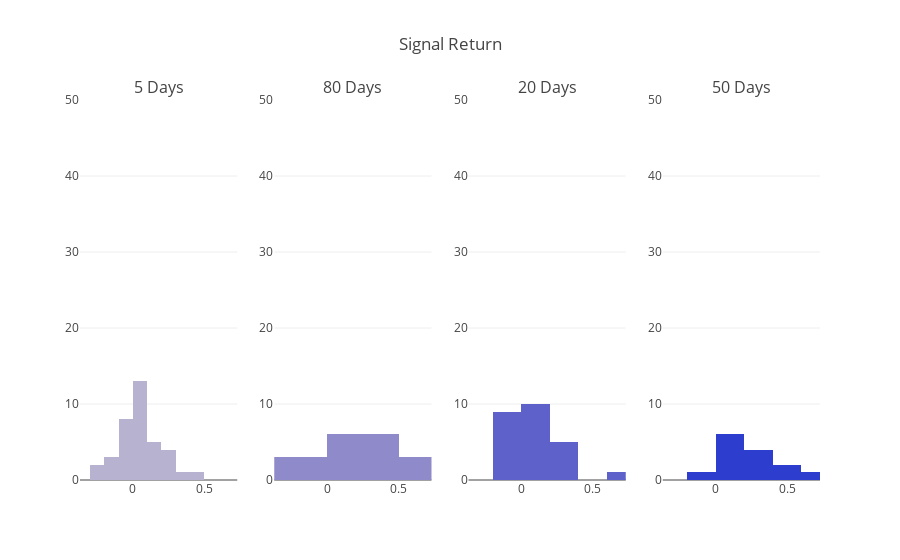

Notebook code cell kept with this figure:
### Markdown cell above
## Test for Significance
### Histogram
Let's plot a histogram of the signal return values.

### Code cell
project_helper.plot_signal_histograms(
    [signal_return_5, signal_return_80, signal_return_20, signal_return_50],
    'Signal Return',
    ('5 Days', '80 Days', '20 Days', '50 Days'))

### Figure 1 — Plotly figure (JSON) as saved in the notebook; plotly's stock layout.template omitted (floating-point values rounded to 4 significant figures)
{"data": [{"marker": {"color": "#b6b2cf"}, "type": "histogram", "x": [0.05414, -0.2013, -0.03223, 0.1029, 0.07278, 0.06094, 0.07819, 0.03652, -0.1584, -0.00947, -0.04355, 0.03183, -0.01808, 0.1958, 0.277, 0.4718, 0.05981, 0.1702, 0.02311, -0.09872, -0.07072, 0.05016, 0.2614, 0.1172, 0.3172, 0.07059, 0.02611, -0.03183, -0.1091, -0.02056, 0.2105, 0.01683, -0.1344, 0.0641, 0.2098, 0.1225, -0.2006], "xaxis": "x1", "yaxis": "y1"}, {"marker": {"color": "#8f8bca"}, "type": "histogram", "x": [0.01189, 0.4546, 0.6871, 0.4645, 0.2038, 0.5871, 0.5845, 0.2275, 0.4034, -0.1086, -0.3699, -0.2614], "xaxis": "x2", "yaxis": "y2"}, {"marker": {"color": "#5e61ca"}, "type": "histogram", "x": [-0.0395, -0.1749, 0.06548, 0.03029, -0.08705, 0.008733, -0.04704, 0.05827, 0.6939, 0.2555, 0.07895, 0.04098, -0.007382, -0.08983, 0.3466, 0.223, 0.3298, 0.09805, 0.0218, 0.09329, -0.001174, 0.01461, -0.06117, 0.2385, -0.09768], "xaxis": "x3", "yaxis": "y3"}, {"marker": {"color": "#2d3ecf"}, "type": "histogram", "x": [-0.0808, 0.1544, 0.3117, 0.7309, 0.2937, 0.4396, 0.2476, 0.04597, 0.3905, 0.1188, 0.4099, 0.00165, 0.009097, 0.1566], "xaxis": "x4", "yaxis": "y4"}], "layout": {"annotations": [{"font": {"size": 16}, "showarrow": false, "text": "5 Days", "x": 0.1062, "xanchor": "center", "xref": "paper", "y": 1, "yanchor": "bottom", "yref": "paper"}, {"font": {"size": 16}, "showarrow": false, "text": "80 Days", "x": 0.3688, "xanchor": "center", "xref": "paper", "y": 1, "yanchor": "bottom", "yref": "paper"}, {"font": {"size": 16}, "showarrow": false, "text": "20 Days", "x": 0.6313, "xanchor": "center", "xref": "paper", "y": 1, "yanchor": "bottom", "yref": "paper"}, {"font": {"size": 16}, "showarrow": false, "text": "50 Days", "x": 0.8938, "xanchor": "center", "xref": "paper", "y": 1, "yanchor": "bottom", "yref": "paper"}], "showlegend": false, "title": "Signal Return", "xaxis1": {"anchor": "y1", "domain": [0, 0.2125], "range": [-0.3699, 0.7309]}, "xaxis2": {"anchor": "y2", "domain": [0.2625, 0.475], "range": [-0.3699, 0.7309]}, "xaxis3": {"anchor": "y3", "domain": [0.525, 0.7375], "range": [-0.3699, 0.7309]}, "xaxis4": {"anchor": "y4", "domain": [0.7875, 1], "range": [-0.3699, 0.7309]}, "yaxis1": {"anchor": "x1", "domain": [0, 1], "range": [0, 50]}, "yaxis2": {"anchor": "x2", "domain": [0, 1], "range": [0, 50]}, "yaxis3": {"anchor": "x3", "domain": [0, 1], "range": [0, 50]}, "yaxis4": {"anchor": "x4", "domain": [0, 1], "range": [0, 50]}}}
